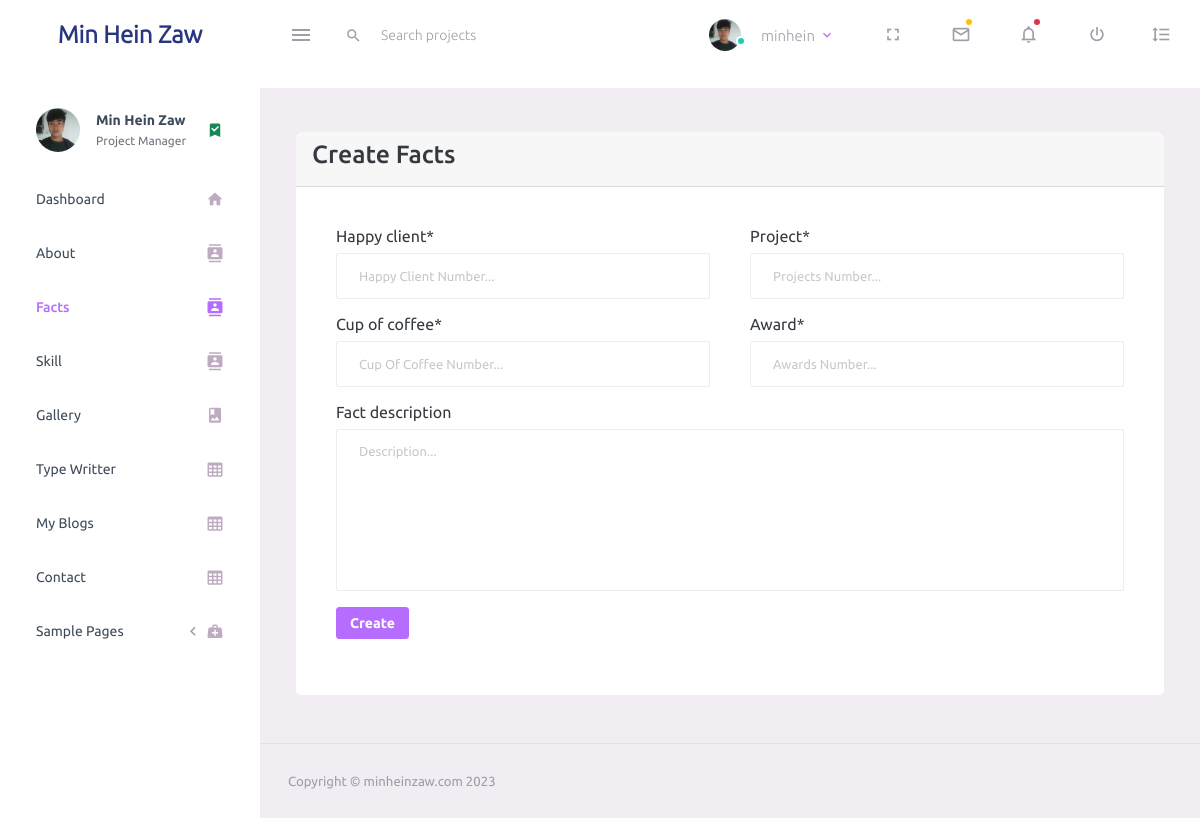
/fact/ (signed in), run on an earlier commit of the app's database.
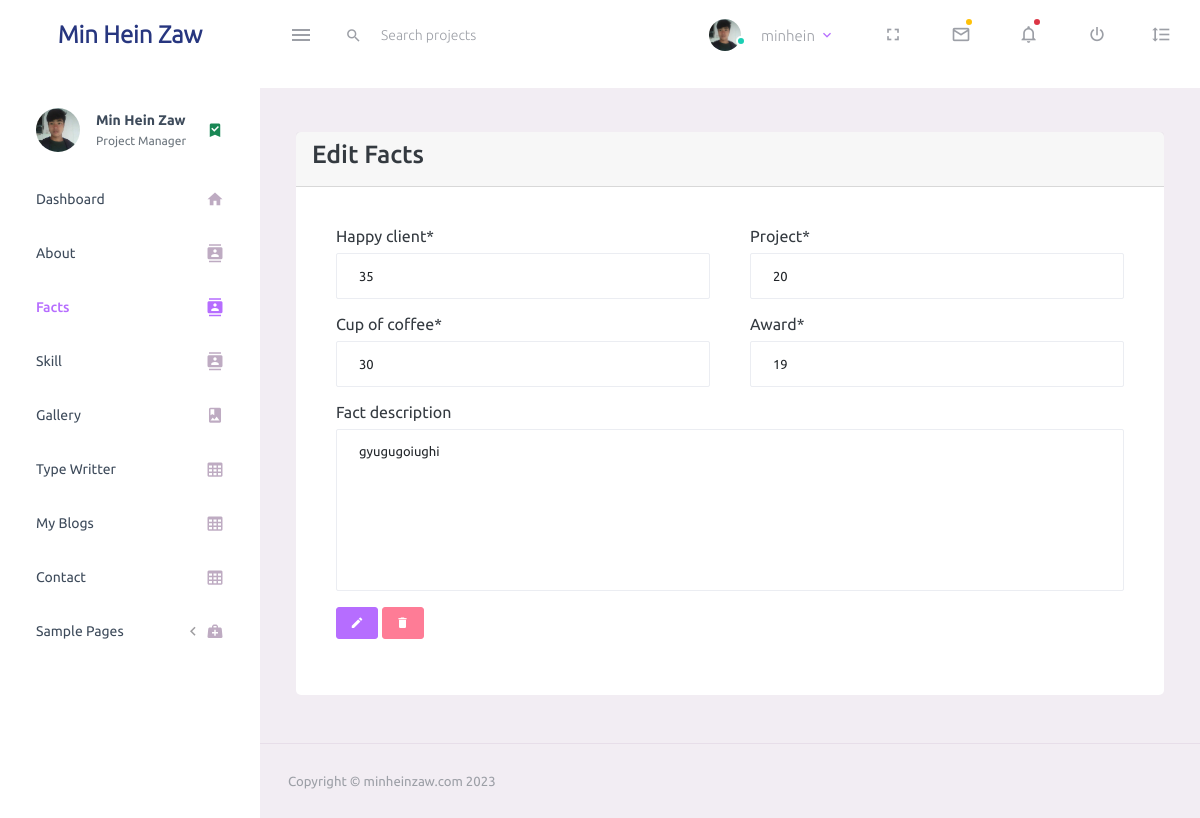
And on a later commit of the database.
### base/models.py (models this page shows, shortened)
class About(models.Model):
    name = models.CharField(max_length=100, null=True)
    birthday = models.DateField(null=True)
    email = models.EmailField(null=True)
    phone = models.CharField(max_length=15, null=True)
    address = models.CharField(max_length=100, null=True)
    description = RichTextField(null=True, blank=True)
    created = models.DateTimeField(auto_now=True)
    updated = models.DateTimeField(auto_now_add=True)

class Fact(models.Model):
    fact_description = RichTextField(null=True, blank=True)
    happy_client = models.IntegerField(null=True)
    project = models.IntegerField(null=True)
    cup_of_coffee = models.IntegerField(null=True)
    award = models.IntegerField(null=True)
    created = models.DateTimeField(auto_now=True)
    updated = models.DateTimeField(auto_now_add=True)

### base/views.py (the view)
# urls.py: path('fact/', views.factPage, name = "fact"),
@login_required (login_url='login')
def factPage(request):
    page = "fact-create"
    abouts = About.objects.all()
    facts = Fact.objects.all()
    fact = Fact.objects.first()
    if not fact:
        forms = FactForm()
        if request.method == "POST":
            form = FactForm(request.POST)
            if form.is_valid():
                form.save()
                messages.success(request, 'Your Fact add is sucessfully!')
                return redirect('fact')
        context = {'abouts':abouts, 'forms':forms, 'fact':fact, 'page':page}
        return render(request, 'backend/fact/fact.html', context)
    else:
        fact = Fact.objects.latest('id')
        abouts = About.objects.all()
        forms = FactForm(instance=fact)
        if request.method == "POST":
            form = FactForm(request.POST, instance=fact)
            if form.is_valid():
                form.save()
                messages.success(request, "Your Edit Fact is sucessfully!" )
                return redirect('fact')
        context = {'fact':fact, 'forms':forms,'page':page, 'facts':facts, 'abouts':abouts}
        return render(request, 'backend/fact/fact.html', context)

### base/forms.py
class FactForm(forms.ModelForm):
    class Meta:
        model = Fact
        fields = "__all__"
        widgets = {
            'fact_description':forms.Textarea(attrs=({'placeholder':'Description...', 'class':'cumtom-input'})),
            'happy_client':forms.NumberInput(attrs=({'placeholder':'Happy Client Number...', 'class':'custom-input'})),
            'project':forms.NumberInput(attrs=({'placeholder':'Projects Number...', 'class':'custom-input'})),
            'cup_of_coffee':forms.NumberInput(attrs=({'placeholder':'Cup Of Coffee Number...', 'class':'custom-input'})),
            'award':forms.NumberInput(attrs=({'placeholder':'Awards Number...', 'class':'custom-input'})),
        }

### base/templates/backend/fact/fact.html (shortened to what this page needs)
{% extends 'main.html' %}
{% load crispy_forms_tags %}
{% block content %}
    <div class="row">
        {% if not fact %}
            <div class="col-md-12">
                <div class="card">
                    <div class="card-header">
                        <h3>Create Facts</h3>
                    </div>
                    <div class="card-body">
                        <form action="" method="POST">
                            <div class="row">
                                <div class="col-md-6">
                                    {{forms.happy_client|as_crispy_field}}
                                </div>
                                <div class="col-md-6">
                                    {{forms.project|as_crispy_field}}
                                </div>
                                <div class="col-md-6">
                                    {{forms.cup_of_coffee|as_crispy_field}}
                                </div>
                                <div class="col-md-6">
                                    {{forms.award|as_crispy_field}}
                                </div>
                                <div class="col-md-12">
                                    {{forms.fact_description|as_crispy_field}}
                                </div>
                            </div>
                            <button type="submit" class="btn btn-sm btn-primary">Create</button>
                        </form>
                    </div>
                </div>
            </div>
        {% else %}
            <div class="col-md-12">
                <div class="card">
                    <div class="card-header">
                        <h3>Edit Facts</h3>
                    </div>
                    <div class="card-body">
                        <form action="" method="POST">
                            <div class="row">
                                <div class="col-md-6">
                                    {{forms.happy_client|as_crispy_field}}
                                </div>
                                <div class="col-md-6">
                                    {{forms.project|as_crispy_field}}
                                </div>
                                <div class="col-md-6">
                                    {{forms.cup_of_coffee|as_crispy_field}}
                                </div>
                                <div class="col-md-6">
                                    {{forms.award|as_crispy_field}}
                                </div>
                                <div class="col-md-12">
                                    {{forms.fact_description|as_crispy_field}}
                                </div>
                            </div>
                            <button type="submit" class="btn btn-sm btn-primary"><span class="mdi mdi-pencil"></span></button>
                            <a href="{% url 'fact-delete' fact %}" type="submit" class="btn btn-sm btn-danger"><span class="mdi mdi-delete"></span></a>
                        </form>
                    </div>
                </div>
            </div>
        {% endif %}
    </div>
{% endblock content %}

### templates/sidebar.html (shortened to what this page needs)
{% load static %}
<nav class="sidebar sidebar-offcanvas" id="sidebar">
    <ul class="nav">
      <li class="nav-item nav-profile">
        <a href="#" class="nav-link">
          <div class="nav-profile-image">
            <img src="{% static 'assets/images/logo.jpg' %}" alt="profile">
          </div>
          <div class="nav-profile-text d-flex flex-column">
            {% for about in abouts %}
            <span class="font-weight-bold mb-2">{{about.name}}</span>
            {% endfor %}
            <span class="text-secondary text-small">Project Manager</span>
          </div>
          <i class="mdi mdi-bookmark-check text-success nav-profile-badge"></i>
        </a>
      </li>
      {% url 'index' as url %}
      <li class="nav-item {% if request.path == url %}active{% endif %}">
        <a class="nav-link" href="{% url 'index' %}">
          <span class="menu-title">Dashboard</span>
          <i class="mdi mdi-home menu-icon"></i>
        </a>
      </li>
      {% url 'about' as url %}
      <li class="nav-item {% if request.path == url %}active{% endif %}">
        <a class="nav-link" href="{% url 'about' %}">
          <span class="menu-title">About</span>
          <i class="mdi mdi-contacts menu-icon"></i>
        </a>
      </li>
      {% url 'fact' as url %}
      <li class="nav-item {% if request.path == url %}active{% endif %}">
        <a class="nav-link" href="{% url 'fact' %}">
          <span class="menu-title">Facts</span>
          <i class="mdi mdi-contacts menu-icon"></i>
        </a>
      </li>
      {% url 'skill' as url %}
      <li class="nav-item {% if request.path == url %}active{% endif %}">
        <a class="nav-link" href="{% url 'skill' %}">
          <span class="menu-title">Skill</span>
          <i class="mdi mdi-contacts menu-icon"></i>
        </a>
      </li>
      {% url 'gallery' as url %}
      <li class="nav-item {% if request.path == url %}active{% endif %}">
        <a class="nav-link" href="{% url 'gallery' %}">
          <span class="menu-title">Gallery</span>
          <i class="mdi mdi-image-album menu-icon"></i>
        </a>
      </li>
      {% url 'typewritter' as url %}
      <li class="nav-item {% if request.path == url %}active{% endif %}">
        <a class="nav-link" href="{% url 'typewritter' %}">
          <span class="menu-title">Type Writter</span>
          <i class="mdi mdi-table-large menu-icon"></i>
        </a>
      </li>
      {% url 'myblog' as url %}
      <li class="nav-item {% if request.path == url %}active{% endif %}">
        <a class="nav-link" href="{% url 'myblog' %}">
          <span class="menu-title">My Blogs</span>
          <i class="mdi mdi-table-large menu-icon"></i>
        </a>
      </li>
      {% url 'contact' as url %}
      <li class="nav-item {% if request.path == url %}active{% endif %}">
        <a class="nav-link" href="{% url 'contact' %}">
          <span class="menu-title">Contact</span>
          <i class="mdi mdi-table-large menu-icon"></i>
        </a>
      </li>
      <li class="nav-item">
        <a class="nav-link" data-bs-toggle="collapse" href="#general-pages" aria-expanded="false" aria-controls="general-pages">
          <span class="menu-title">Sample Pages</span>
          <i class="menu-arrow"></i>
          <i class="mdi mdi-medical-bag menu-icon"></i>
        </a>
      </li>
    </ul>
  </nav>

What changed in the data, as far as the page shows it:
added Fact: happy_client "35", project "20", cup_of_coffee "30", award "19", fact_description "gyugugoiughi"
Also different on the page:
text no longer shown: "Create Facts Create"
text now shown: "Edit Facts"
